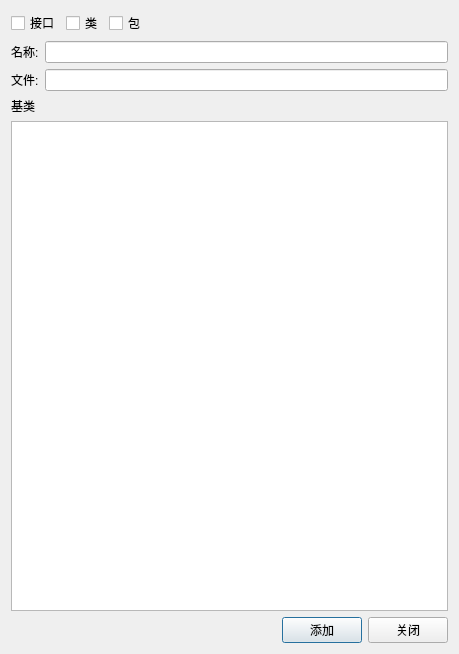
<?xml version="1.0" encoding="UTF-8"?>
<ui version="4.0">
 <class>Dialog</class>
 <widget class="QDialog" name="Dialog">
  <property name="geometry">
   <rect>
    <x>0</x>
    <y>0</y>
    <width>459</width>
    <height>654</height>
   </rect>
  </property>
  <property name="windowTitle">
   <string>Dialog</string>
  </property>
  <layout class="QVBoxLayout" name="verticalLayout">
   <item>
    <layout class="QHBoxLayout" name="horizontalLayout" stretch="0,0,0,1">
     <item>
      <widget class="QCheckBox" name="chkInterface">
       <property name="text">
        <string>接口</string>
       </property>
      </widget>
     </item>
     <item>
      <widget class="QCheckBox" name="chkCls">
       <property name="text">
        <string>类</string>
       </property>
      </widget>
     </item>
     <item>
      <widget class="QCheckBox" name="chkPackage">
       <property name="text">
        <string>包</string>
       </property>
      </widget>
     </item>
     <item>
      <widget class="QWidget" name="widget" native="true"/>
     </item>
    </layout>
   </item>
   <item>
    <layout class="QHBoxLayout" name="horizontalLayout_3" stretch="0,1">
     <item>
      <widget class="QLabel" name="label">
       <property name="text">
        <string>名称:</string>
       </property>
      </widget>
     </item>
     <item>
      <widget class="QLineEdit" name="edtName"/>
     </item>
    </layout>
   </item>
   <item>
    <layout class="QHBoxLayout" name="horizontalLayout_4" stretch="0,1">
     <item>
      <widget class="QLabel" name="label_2">
       <property name="text">
        <string>文件:</string>
       </property>
      </widget>
     </item>
     <item>
      <widget class="QLineEdit" name="edtFile"/>
     </item>
    </layout>
   </item>
   <item>
    <widget class="QLabel" name="label_3">
     <property name="text">
      <string>基类</string>
     </property>
    </widget>
   </item>
   <item>
    <widget class="QTreeWidget" name="baseTree">
     <attribute name="headerVisible">
      <bool>false</bool>
     </attribute>
     <column>
      <property name="text">
       <string notr="true">1</string>
      </property>
     </column>
    </widget>
   </item>
   <item>
    <layout class="QHBoxLayout" name="horizontalLayout_2" stretch="1,0,0">
     <item>
      <widget class="QWidget" name="widget_2" native="true"/>
     </item>
     <item>
      <widget class="QPushButton" name="btnOk">
       <property name="text">
        <string>添加</string>
       </property>
      </widget>
     </item>
     <item>
      <widget class="QPushButton" name="btnCancel">
       <property name="text">
        <string>关闭</string>
       </property>
      </widget>
     </item>
    </layout>
   </item>
  </layout>
 </widget>
 <resources/>
 <connections/>
</ui>
